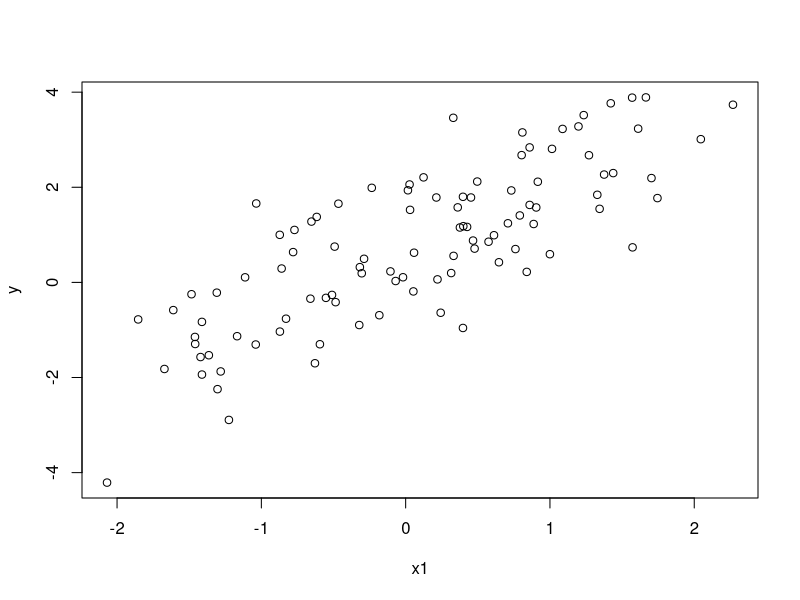
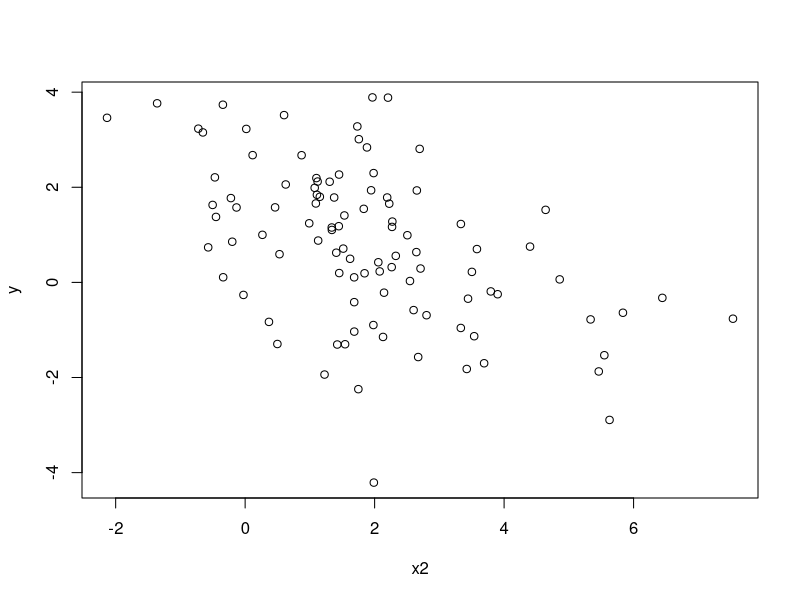
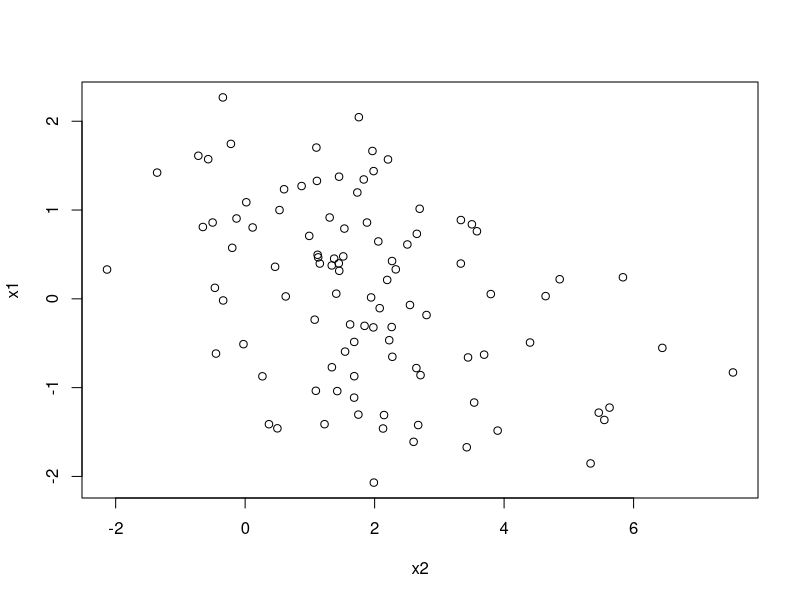
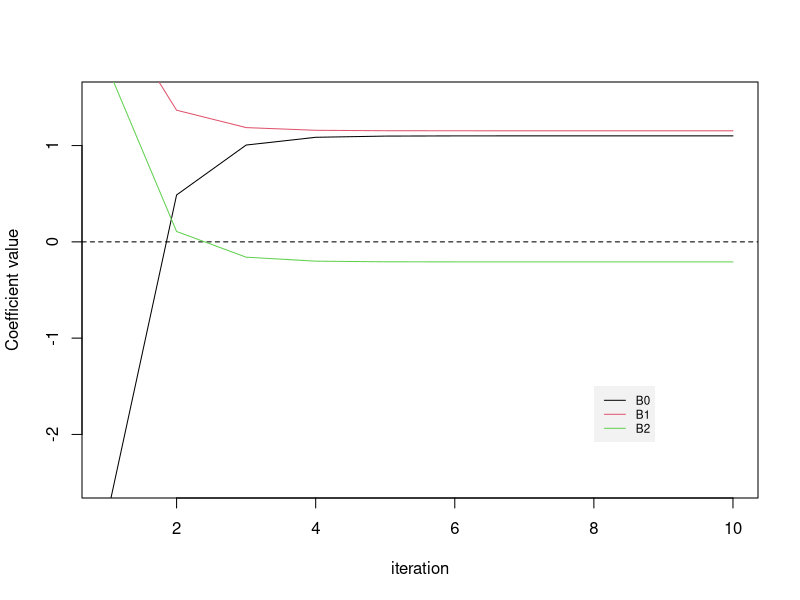

Write the R code that produced these figures, in order.
set.seed(40)
x1=rnorm(100)
x2=rnorm(100)*1.5+2-x1/2
y=1+x1-0.2*x2+0.01*x1**3+rnorm(100)
par(mfrow=c(1,1))
plot(x1,y)
plot(x2,y)
plot(x2,x1)

b0=rep(0,1000)
b1=rep(0,1000)
b2=rep(0,1000)
beta1=10
for (i in 1:1000){
  a =y - beta1 * x1
  beta2 = lm ( a~x2 ) $coef [2]
  a =y - beta2 * x2
  lmT = lm ( a~x1 )
  beta1=lmT$coef[2]
  b0[i]=lmT$coef[1]
  b1[i]=beta1
  b2[i]=beta2
}
par(mfrow=c(1,1))
plot(1:10,b0[1:10],col=1,type="l",ylim=c(-2.5,1.5),ylab="Coefficient value",xlab="iteration")#it is basically stable after 10 iterations
abline(h=0,col=1,lty=2)
lines(1:10,b1[1:10],col=2)
lines(1:10,b2[1:10],col=3)
legend(8,-1.5,legend=c("B0","B1","B2"),col=c(1,2,3),lty=1,cex=0.7,bg="grey95",box.lty=0)
summary(lm(y~x1+x2))
b0[1000];b1[1000];b2[1000]
          